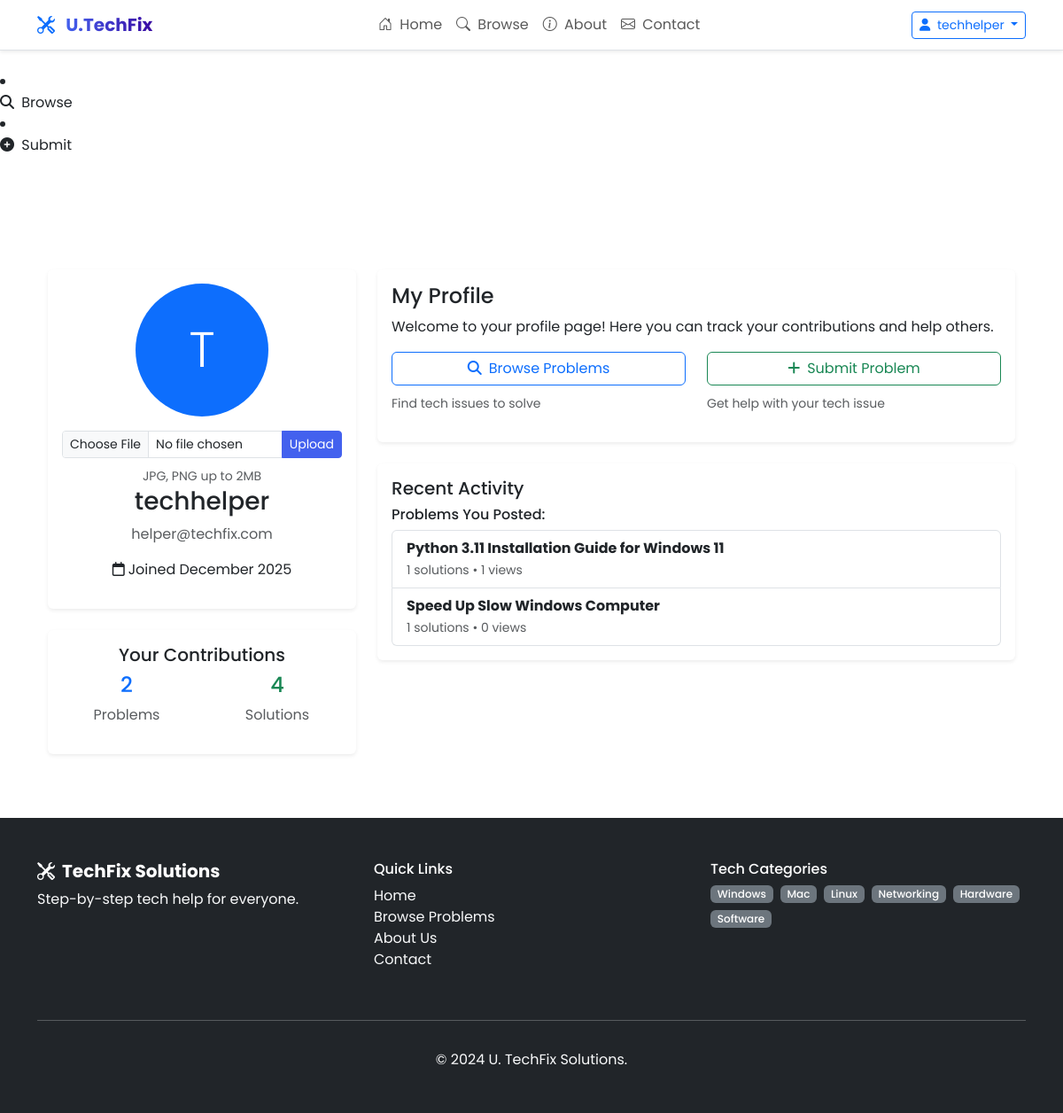
/profile/techhelper (signed in), run on the app's committed database.
### Blog.py (models this page shows, shortened)
class User(UserMixin, db.Model):
    __tablename__ = 'users'
    id = db.Column(db.Integer, primary_key=True)
    username = db.Column(db.String(80), unique=True, nullable=False)
    email = db.Column(db.String(120), unique=True, nullable=False)
    password_hash = db.Column(db.String(128), nullable=False)
    created_at = db.Column(db.DateTime, default=datetime.utcnow)
    is_helper = db.Column(db.Boolean, default=False)
    reputation = db.Column(db.Integer, default=0)

class Problem(db.Model):
    __tablename__ = 'problems'
    id = db.Column(db.Integer, primary_key=True)
    title = db.Column(db.String(200), nullable=False)
    description = db.Column(db.Text, nullable=False)
    category = db.Column(db.String(50))
    device_type = db.Column(db.String(50))
    operating_system = db.Column(db.String(50))
    urgency = db.Column(db.String(20), default='medium')
    is_solved = db.Column(db.Boolean, default=False)
    views = db.Column(db.Integer, default=0)
    solution_count = db.Column(db.Integer, default=0)
    user_id = db.Column(db.Integer, db.ForeignKey('users.id'), nullable=False)
    created_at = db.Column(db.DateTime, default=datetime.utcnow)
    updated_at = db.Column(db.DateTime, default=datetime.utcnow, onupdate=datetime.utcnow)
    author = db.relationship('User', backref='user_problems')
    solutions = db.relationship('Solution', backref='problem', lazy=True, cascade="all, delete-orphan")

### Blog.py (the view)
@app.route('/profile/<username>')
@login_required
def profile(username):
    user = User.query.filter_by(username=username).first_or_404()
    user_problems = Problem.query.filter_by(user_id=user.id).all()
    user_solutions = Solution.query.filter_by(user_id=user.id).all()
    return render_template('profile.html',
                           title=f"{username}'s Profile",
                           user=user,
                           problems=user_problems,
                           solutions=user_solutions)

### Blog.py (called while the page is built)
@login_manager.user_loader
def load_user(user_id):
    return User.query.get(int(user_id))

@app.context_processor
def inject_user():
    return dict(current_user=current_user)

### templates/profile.html (shortened to what this page needs)
{% extends "base.html" %}
{% block content %}
<div class="container mt-4">
    <div class="row">
        <div class="col-md-4">
            <div class="card shadow-sm mb-4">
                <div class="card-body text-center">
                    {% if user.profile_pic %}
                        <img src="{{ url_for('static', filename='uploads/profile_pics/' + user.profile_pic) }}"
                             alt="{{ user.username }}"
                             class="rounded-circle mb-3"
                             style="width: 150px; height: 150px; object-fit: cover;">
                    {% else %}
                        <div class="rounded-circle bg-primary mb-3 mx-auto d-flex align-items-center justify-content-center"
                             style="width: 150px; height: 150px;">
                            <span class="text-white display-4">{{ user.username[0]|upper }}</span>
                        </div>
                    {% endif %}
                    {% if current_user.id == user.id %}
                    <form method="POST" action="{{ url_for('upload_profile_pic') }}" enctype="multipart/form-data">
                        <div class="input-group mb-2">
                            <input type="file" name="profile_pic" class="form-control form-control-sm" accept="image/*" required>
                            <button type="submit" class="btn btn-primary btn-sm">Upload</button>
                        </div>
                        <small class="text-muted">JPG, PNG up to 2MB</small>
                    </form>
                    {% endif %}
                    <h3>{{ user.username }}</h3>
                    <p class="text-muted">{{ user.email }}</p>
                    <p><i class="far fa-calendar me-1"></i>Joined {{ user.created_at.strftime('%B %Y') }}</p>
                </div>
            </div>
            <div class="card shadow-sm">
                <div class="card-body text-center">
                    <h5>Your Contributions</h5>
                    <div class="row">
                        <div class="col-6">
                            <h4 class="text-primary">{{ problems|length }}</h4>
                            <p class="text-muted">Problems</p>
                        </div>
                        <div class="col-6">
                            <h4 class="text-success">{{ solutions|length }}</h4>
                            <p class="text-muted">Solutions</p>
                        </div>
                    </div>
                </div>
            </div>
        </div>
        <div class="col-md-8">
            <div class="card shadow-sm mb-4">
                <div class="card-body">
                    <h4>My Profile</h4>
                    <p>Welcome to your profile page! Here you can track your contributions and help others.</p>
                    <div class="row mb-3">
                        <div class="col-md-6">
                            <a href="{{ url_for('browse') }}" class="btn btn-outline-primary w-100 mb-2">
                                <i class="fas fa-search me-2"></i>Browse Problems
                            </a>
                            <small class="text-muted">Find tech issues to solve</small>
                        </div>
                        <div class="col-md-6">
                            <a href="{{ url_for('submit_problem') }}" class="btn btn-outline-success w-100 mb-2">
                                <i class="fas fa-plus me-2"></i>Submit Problem
                            </a>
                            <small class="text-muted">Get help with your tech issue</small>
                        </div>
                    </div>
                </div>
            </div>
            <div class="card shadow-sm">
                <div class="card-body">
                    <h5>Recent Activity</h5>
                    {% if problems %}
                        <h6>Problems You Posted:</h6>
                        <div class="list-group">
                            {% for problem in problems %}
                            <a href="{{ url_for('problem_detail', problem_id=problem.id) }}" class="list-group-item">
                                <strong>{{ problem.title }}</strong><br>
                                <small class="text-muted">
                                    {{ problem.solution_count }} solutions • {{ problem.views }} views
                                </small>
                            </a>
                            {% endfor %}
                        </div>
                    {% else %}
                        <p class="text-muted">No problems posted yet.</p>
                    {% endif %}
                </div>
            </div>
        </div>
    </div>
</div>
{% endblock %}

### templates/base.html (shortened to what this page needs)
<!DOCTYPE html>
<html lang="en" data-bs-theme="light">
<head>
    <link href="https://cdn.jsdelivr.net/npm/bootstrap@5.3.0/dist/css/bootstrap.min.css" rel="stylesheet">
    <link rel="stylesheet" href="https://cdn.jsdelivr.net/npm/bootstrap-icons@1.10.0/font/bootstrap-icons.css">
    <link href="https://cdnjs.cloudflare.com/ajax/libs/font-awesome/6.4.0/css/all.min.css" rel="stylesheet">
    <link rel="stylesheet" href="{{ url_for('static', filename='css/main.css') }}">
</head>
<body>
<li class="nav-item">
    <a class="nav-link" href="{{ url_for('browse') }}">
        <i class="fas fa-search me-1"></i> Browse
    </a>
</li>
<li class="nav-item">
    <a class="nav-link" href="{{ url_for('submit_problem') }}">
        <i class="fas fa-plus-circle me-1"></i> Submit
    </a>
</li>
    <nav class="navbar navbar-expand-lg navbar-light bg-white border-bottom shadow-sm fixed-top">
        <div class="container">
            <a class="navbar-brand fw-bold text-primary" href="/">
                <i class="bi bi-tools me-2"></i>
                <span class="brand-text">U.TechFix</span>
            </a>
            <div class="collapse navbar-collapse" id="mainNav">
                <ul class="navbar-nav mx-auto mb-2 mb-lg-0">
                    <li class="nav-item">
                        <a class="nav-link {% if page == 'home' %}active fw-bold{% endif %}" href="/">
                            <i class="bi bi-house-door me-1"></i> Home
                        </a>
                    </li>
                    <li class="nav-item">
                        <a class="nav-link {% if page == 'browse' %}active fw-bold{% endif %}" href="/browse">
                            <i class="bi bi-search me-1"></i> Browse
                        </a>
                    </li>
                    <li class="nav-item">
                        <a class="nav-link {% if page == 'about' %}active fw-bold{% endif %}" href="/about">
                            <i class="bi bi-info-circle me-1"></i> About
                        </a>
                    </li>
                    <li class="nav-item">
                        <a class="nav-link {% if page == 'contact' %}active fw-bold{% endif %}" href="/contact">
                            <i class="bi bi-envelope me-1"></i> Contact
                        </a>
                    </li>
                </ul>
                <div class="d-flex">
                    {% if current_user.is_authenticated %}
                        <div class="dropdown">
                            <button class="btn btn-outline-primary btn-sm dropdown-toggle" type="button" data-bs-toggle="dropdown">
                                <i class="fas fa-user me-1"></i> {{ current_user.username }}
                            </button>
                        </div>
                    {% endif %}
                </div>
            </div>
        </div>
    </nav>
    <div style="height: 80px;"></div>
    <main class="container py-4">
        {% block content %}{% endblock %}
    </main>
    <footer class="bg-dark text-white py-5 mt-5">
        <div class="container">
            <div class="row">
                <div class="col-md-4 mb-4">
                    <h5 class="fw-bold">
                        <i class="bi bi-tools me-2"></i>TechFix Solutions
                    </h5>
                    <p class="text-light">Step-by-step tech help for everyone.</p>
                </div>
                <div class="col-md-4 mb-4">
                    <h6>Quick Links</h6>
                    <ul class="list-unstyled">
                        <li><a href="/" class="text-light text-decoration-none">Home</a></li>
                        <li><a href="/browse" class="text-light text-decoration-none">Browse Problems</a></li>
                        <li><a href="/about" class="text-light text-decoration-none">About Us</a></li>
                        <li><a href="/contact" class="text-light text-decoration-none">Contact</a></li>
                    </ul>
                </div>
                <div class="col-md-4 mb-4">
                    <h6>Tech Categories</h6>
                    <div class="d-flex flex-wrap gap-2">
                        <span class="badge bg-secondary">Windows</span>
                        <span class="badge bg-secondary">Mac</span>
                        <span class="badge bg-secondary">Linux</span>
                        <span class="badge bg-secondary">Networking</span>
                        <span class="badge bg-secondary">Hardware</span>
                        <span class="badge bg-secondary">Software</span>
                    </div>
                </div>
            </div>
            <hr class="text-light">
            <div class="text-center pt-3">
                <p class="mb-0 text-light">&copy; 2024 U. TechFix Solutions.</p>
            </div>
        </div>
    </footer>
</body>
</html>

### static/main.css (style rules this page uses)
:root { --primary-color: #4361ee; --secondary-color: #3a0ca3; --accent-color: #4cc9f0; --light-color: #f8f9fa; --dark-color: #212529; --success-color: #4ade80; --warning-color: #f59e0b; }
body { font-family: 'Poppins', sans-serif; padding-top: 80px; }
.brand-text { background: linear-gradient(90deg, var(--primary-color), var(--secondary-color)); -webkit-background-clip: text; -webkit-text-fill-color: transparent; background-clip: text; }
.navbar { backdrop-filter: blur(10px); -webkit-backdrop-filter: blur(10px); }
.card { border: none; transition: transform 0.3s ease, box-shadow 0.3s ease; }
.btn-primary { background-color: var(--primary-color); border-color: var(--primary-color); }
.badge { font-weight: 500; padding: 0.35em 0.65em; }

### data on the page
User: username "techhelper", username "T", email "helper@techfix.com", created_at "December 2025"
Problem: title "Python 3.11 Installation Guide for Windows 11", solution_count "1", views "1"
Problem: title "Speed Up Slow Windows Computer", solution_count "1", views "0"

### other printed values
{{ problems|length }} "2"
{{ solutions|length }} "4"
